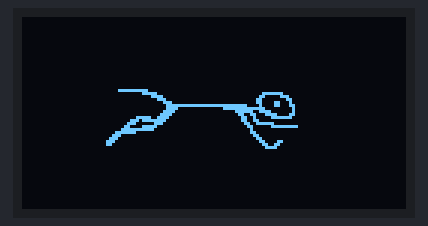
The sketch below on a simulated Arduino Uno, built with avr-gcc and run on an emulated ATmega328P. On the bench: 128×64 one-colour display.

Above: at 0.28 s.
At 1.62 s:
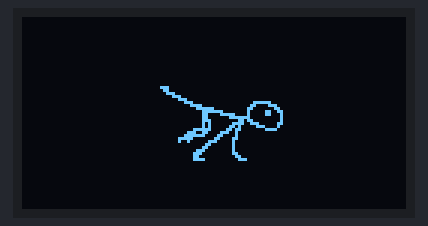
At 3.42 s:
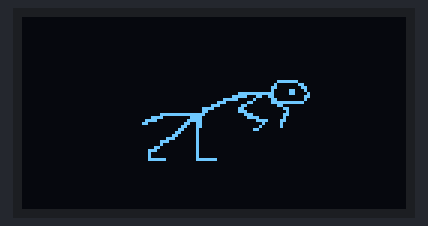
At 7.93 s:
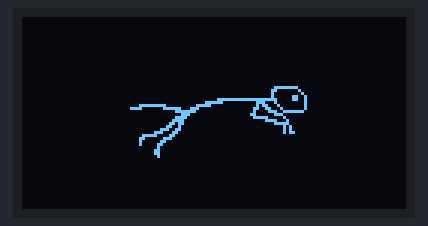
At 17.36 s:
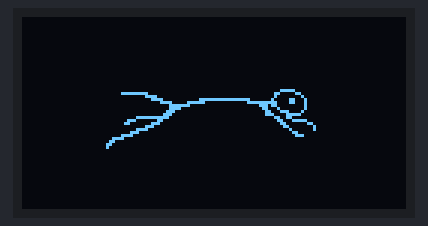
At 39.95 s:
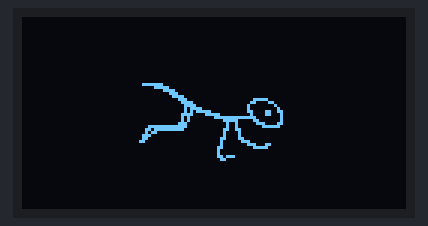

The sketch:

animation.ino
```cpp
/*--------------------------------------------------------------
  Program:      animation

  Description:  Test the Adafruit 128x64 OLED FeatherWing
                display with an animation

  Hardware:     Adafruit Feather Huzzah with Adafruit 128x64
                OLED FeatherWing

  Software:     Developed using arduino-cli 0.21.0.

  Date:         09FEB2022

  Author:       Nicholas Wilde 0x08b7d7a3
--------------------------------------------------------------*/

#include <SPI.h>
#include <Wire.h>
#include <Adafruit_GFX.h>
#include <Adafruit_SH110X.h>

#define SCREEN_WIDTH 128 // OLED display width, in pixels
#define SCREEN_HEIGHT 64 // OLED display height, in pixels

Adafruit_SH1107 display = Adafruit_SH1107(SCREEN_HEIGHT, SCREEN_WIDTH, &Wire);

// interval between the animation frames
int frame_delay = 420;

const int16_t width = 80;
const int16_t height = 32;

const int16_t x = (SCREEN_WIDTH-width)/2;
const int16_t y = (SCREEN_HEIGHT-height)/2;

const unsigned char Frame1 [] PROGMEM = {
  0x00, 0x00, 0x00, 0x00, 0x00, 0x00, 0x00, 0x00, 0x00, 0x00, 0x00, 0x00, 0x00, 0x00, 0x00, 0x00,
  0x00, 0x00, 0x00, 0x00, 0x00, 0x00, 0x00, 0x00, 0x00, 0x00, 0x00, 0x00, 0x00, 0x00, 0x00, 0x00,
  0x00, 0x00, 0x00, 0x00, 0x00, 0x00, 0x00, 0x00, 0x00, 0x00, 0x00, 0x00, 0x00, 0x00, 0x00, 0x00,
  0x00, 0x00, 0x00, 0x00, 0x00, 0x00, 0x00, 0x00, 0x00, 0x00, 0x00, 0x00, 0x00, 0x00, 0x00, 0x00,
  0x00, 0x00, 0x00, 0x00, 0x00, 0x00, 0x00, 0x00, 0x00, 0x00, 0x00, 0x00, 0x00, 0x00, 0x00, 0x00,
  0x00, 0xff, 0xc0, 0x00, 0x00, 0x00, 0x00, 0x00, 0x00, 0x00, 0x00, 0x00, 0xf8, 0x00, 0x00, 0x00,
  0x00, 0xfe, 0x00, 0x00, 0x00, 0x00, 0x1e, 0x00, 0x00, 0x00, 0x01, 0x83, 0x80, 0x00, 0x00, 0x00,
  0x07, 0x00, 0x00, 0x00, 0x03, 0x00, 0xc0, 0x00, 0x00, 0x00, 0x01, 0xc0, 0x00, 0x00, 0x03, 0x0c,
  0x40, 0x00, 0x00, 0x00, 0x00, 0xff, 0xff, 0xff, 0xe1, 0x0c, 0x60, 0x00, 0x00, 0x00, 0x00, 0xf0,
  0x00, 0x1f, 0xff, 0x80, 0x20, 0x00, 0x00, 0x00, 0x01, 0xe0, 0x00, 0x01, 0xf9, 0xe0, 0x20, 0x00,
  0x00, 0x00, 0x03, 0xc0, 0x00, 0x00, 0xcc, 0x78, 0x60, 0x00, 0x00, 0x03, 0xe7, 0x80, 0x00, 0x00,
  0x64, 0x1f, 0xc0, 0x00, 0x00, 0x0e, 0xff, 0x00, 0x00, 0x00, 0x66, 0x00, 0x00, 0x00, 0x00, 0x1c,
  0x0e, 0x00, 0x00, 0x00, 0x33, 0xf0, 0x00, 0x00, 0x00, 0x30, 0xf8, 0x00, 0x00, 0x00, 0x18, 0x1f,
  0xf0, 0x00, 0x00, 0x7f, 0xf0, 0x00, 0x00, 0x00, 0x08, 0x00, 0x00, 0x00, 0x01, 0xfc, 0x00, 0x00,
  0x00, 0x00, 0x0c, 0x00, 0x00, 0x00, 0x03, 0x80, 0x00, 0x00, 0x00, 0x00, 0x06, 0x00, 0x00, 0x00,
  0x07, 0x00, 0x00, 0x00, 0x00, 0x00, 0x03, 0x00, 0x00, 0x00, 0x0e, 0x00, 0x00, 0x00, 0x00, 0x00,
  0x01, 0x86, 0x00, 0x00, 0x0c, 0x00, 0x00, 0x00, 0x00, 0x00, 0x00, 0xcc, 0x00, 0x00, 0x00, 0x00,
  0x00, 0x00, 0x00, 0x00, 0x00, 0x78, 0x00, 0x00, 0x00, 0x00, 0x00, 0x00, 0x00, 0x00, 0x00, 0x00,
  0x00, 0x00, 0x00, 0x00, 0x00, 0x00, 0x00, 0x00, 0x00, 0x00, 0x00, 0x00, 0x00, 0x00, 0x00, 0x00,
  0x00, 0x00, 0x00, 0x00, 0x00, 0x00, 0x00, 0x00, 0x00, 0x00, 0x00, 0x00, 0x00, 0x00, 0x00, 0x00
};
// 'Frame2', 80x32px
const unsigned char Frame2 [] PROGMEM = {
  0x00, 0x00, 0x00, 0x00, 0x00, 0x00, 0x00, 0x00, 0x00, 0x00, 0x00, 0x00, 0x00, 0x00, 0x00, 0x00,
  0x00, 0x00, 0x00, 0x00, 0x00, 0x00, 0x00, 0x00, 0x00, 0x00, 0x00, 0x00, 0x00, 0x00, 0x00, 0x00,
  0x00, 0x00, 0x00, 0x00, 0x00, 0x00, 0x00, 0x00, 0x00, 0x00, 0x00, 0x00, 0x00, 0x00, 0x00, 0x00,
  0x00, 0x00, 0x00, 0x00, 0x00, 0x00, 0x00, 0x00, 0x00, 0x00, 0x00, 0x00, 0x00, 0x00, 0x00, 0x00,
  0x00, 0x00, 0x00, 0x00, 0x00, 0x00, 0x00, 0x3f, 0xc0, 0x00, 0x00, 0x00, 0x00, 0x00, 0x00, 0x00,
  0x00, 0x70, 0xf8, 0x00, 0x00, 0x00, 0x00, 0x00, 0x00, 0x00, 0x00, 0x00, 0x3c, 0x00, 0x00, 0x00,
  0x00, 0x00, 0x00, 0x00, 0x00, 0x00, 0x0e, 0x00, 0x00, 0x00, 0x03, 0x80, 0x00, 0x00, 0x00, 0x00,
  0x03, 0x80, 0x00, 0x00, 0x0f, 0xf0, 0x00, 0x00, 0x00, 0x00, 0x01, 0xc0, 0x00, 0x00, 0x08, 0x18,
  0x00, 0x00, 0x00, 0x00, 0x00, 0xe0, 0x00, 0x00, 0x18, 0x0c, 0x00, 0x00, 0x00, 0x00, 0x00, 0xfe,
  0x00, 0x00, 0x18, 0x66, 0x00, 0x00, 0x00, 0x00, 0x00, 0xdf, 0xf8, 0x00, 0x08, 0x66, 0x00, 0x00,
  0x00, 0x00, 0x01, 0xb8, 0xff, 0xff, 0xfc, 0x02, 0x00, 0x00, 0x00, 0x00, 0x01, 0xb0, 0x01, 0xfe,
  0x06, 0x02, 0x00, 0x00, 0x00, 0x00, 0x03, 0x60, 0x00, 0x32, 0x03, 0x86, 0x00, 0x00, 0x00, 0x03,
  0xff, 0xc0, 0x00, 0x33, 0x80, 0xfc, 0x00, 0x00, 0x00, 0x07, 0x07, 0x80, 0x00, 0x10, 0xe0, 0x01,
  0x00, 0x00, 0x00, 0x7f, 0xff, 0x00, 0x00, 0x10, 0x38, 0x03, 0x00, 0x00, 0x00, 0x7f, 0xfe, 0x00,
  0x00, 0x18, 0x0f, 0x86, 0x00, 0x00, 0x00, 0xc8, 0x00, 0x00, 0x00, 0x08, 0x00, 0xfc, 0x00, 0x00,
  0x01, 0x80, 0x00, 0x00, 0x00, 0x08, 0x00, 0x00, 0x00, 0x00, 0x03, 0x00, 0x00, 0x00, 0x00, 0x0c,
  0x00, 0x00, 0x00, 0x00, 0x02, 0x00, 0x00, 0x00, 0x00, 0x04, 0x00, 0x00, 0x00, 0x00, 0x00, 0x00,
  0x00, 0x00, 0x00, 0x06, 0x00, 0x00, 0x00, 0x00, 0x00, 0x00, 0x00, 0x00, 0x00, 0x02, 0x00, 0x00,
  0x00, 0x00, 0x00, 0x00, 0x00, 0x00, 0x00, 0x03, 0x06, 0x00, 0x00, 0x00, 0x00, 0x00, 0x00, 0x00,
  0x00, 0x01, 0x8c, 0x00, 0x00, 0x00, 0x00, 0x00, 0x00, 0x00, 0x00, 0x00, 0xf8, 0x00, 0x00, 0x00
};
// 'Frame3', 80x32px
const unsigned char Frame3 [] PROGMEM = {
  0x00, 0x00, 0x00, 0x00, 0x00, 0x00, 0x00, 0x00, 0x00, 0x00, 0x00, 0x00, 0x00, 0x00, 0x00, 0x00,
  0x00, 0x00, 0x00, 0x00, 0x00, 0x00, 0x00, 0x00, 0x00, 0x00, 0x00, 0x00, 0x00, 0x00, 0x00, 0x00,
  0x00, 0x00, 0x00, 0x00, 0x00, 0x00, 0x00, 0x00, 0x00, 0x00, 0x00, 0x00, 0x00, 0x00, 0x00, 0x00,
  0x00, 0x00, 0x00, 0x00, 0x00, 0x00, 0x00, 0x00, 0x00, 0x00, 0x00, 0x00, 0x00, 0x00, 0xfe, 0x00,
  0x00, 0x00, 0x00, 0x00, 0x00, 0x00, 0x00, 0x00, 0x0f, 0x80, 0x00, 0x00, 0x00, 0x00, 0x00, 0x00,
  0x00, 0x00, 0x01, 0xe0, 0x00, 0x00, 0x00, 0x00, 0x00, 0x00, 0x00, 0x00, 0x00, 0x70, 0x00, 0x00,
  0x00, 0x00, 0x00, 0x00, 0x00, 0x00, 0x00, 0x3c, 0x00, 0x00, 0x00, 0x00, 0x00, 0x00, 0x00, 0x00,
  0x00, 0x0e, 0x00, 0x00, 0x07, 0xc0, 0x00, 0x00, 0x00, 0x00, 0x00, 0x07, 0x80, 0x00, 0x0c, 0x30,
  0x00, 0x00, 0x00, 0x00, 0x00, 0x03, 0xc0, 0x00, 0x10, 0x08, 0x00, 0x00, 0x00, 0x00, 0x00, 0x02,
  0xf0, 0x00, 0x10, 0x04, 0x00, 0x00, 0x00, 0x00, 0x00, 0x02, 0xbe, 0x00, 0x18, 0x66, 0x00, 0x00,
  0x00, 0x00, 0x00, 0x07, 0x87, 0xc0, 0x08, 0x62, 0x00, 0x00, 0x00, 0x00, 0x00, 0x05, 0x00, 0xff,
  0xfc, 0x02, 0x00, 0x00, 0x00, 0x00, 0x00, 0x05, 0x00, 0x1f, 0x06, 0x02, 0x00, 0x00, 0x00, 0x00,
  0x00, 0x0e, 0x00, 0x09, 0x03, 0x86, 0x00, 0x00, 0x00, 0x00, 0x3f, 0xfe, 0x00, 0x09, 0x00, 0xfc,
  0x00, 0x00, 0x00, 0x00, 0x6f, 0xfc, 0x00, 0x19, 0x80, 0x00, 0x00, 0x00, 0x00, 0x00, 0x58, 0x00,
  0x00, 0x10, 0x80, 0x00, 0x00, 0x00, 0x00, 0x00, 0xe0, 0x00, 0x00, 0x10, 0x80, 0x00, 0x00, 0x00,
  0x00, 0x00, 0xc0, 0x00, 0x00, 0x30, 0xc0, 0x00, 0x00, 0x00, 0x00, 0x01, 0x80, 0x00, 0x00, 0x20,
  0x70, 0x00, 0x00, 0x00, 0x00, 0x00, 0x00, 0x00, 0x00, 0x20, 0x1c, 0x60, 0x00, 0x00, 0x00, 0x00,
  0x00, 0x00, 0x00, 0x60, 0x07, 0xc0, 0x00, 0x00, 0x00, 0x00, 0x00, 0x00, 0x00, 0x40, 0x00, 0x00,
  0x00, 0x00, 0x00, 0x00, 0x00, 0x00, 0x00, 0x40, 0x00, 0x00, 0x00, 0x00, 0x00, 0x00, 0x00, 0x00,
  0x00, 0x6e, 0x00, 0x00, 0x00, 0x00, 0x00, 0x00, 0x00, 0x00, 0x00, 0x30, 0x00, 0x00, 0x00, 0x00
};
// 'Frame4', 80x32px
const unsigned char Frame4 [] PROGMEM = {
  0x00, 0x00, 0x00, 0x00, 0x00, 0x00, 0x00, 0x00, 0x00, 0x00, 0x00, 0x00, 0x00, 0x00, 0x00, 0x00,
  0x00, 0x00, 0x00, 0x00, 0x00, 0x00, 0x00, 0x00, 0x00, 0x00, 0x00, 0x00, 0x00, 0x00, 0x00, 0x00,
  0x00, 0x00, 0x00, 0x00, 0x00, 0x00, 0x00, 0x00, 0x00, 0x00, 0x00, 0x00, 0x00, 0x00, 0x00, 0x00,
  0x00, 0x00, 0x00, 0x00, 0x00, 0x00, 0x00, 0x00, 0x00, 0x00, 0x00, 0x00, 0x00, 0x00, 0x00, 0x00,
  0x00, 0x00, 0x00, 0x00, 0x00, 0x00, 0x00, 0x00, 0x03, 0x80, 0x00, 0x00, 0x00, 0x00, 0x00, 0x00,
  0x00, 0x00, 0x01, 0x80, 0x00, 0x00, 0x00, 0x00, 0x00, 0x00, 0x00, 0x00, 0x00, 0xe0, 0x00, 0x00,
  0x00, 0x00, 0x00, 0x00, 0x00, 0x00, 0x00, 0x38, 0x00, 0x00, 0x00, 0x00, 0x00, 0x00, 0x00, 0x00,
  0x00, 0x0e, 0x00, 0x00, 0x00, 0x00, 0x00, 0x00, 0x00, 0x00, 0x00, 0x03, 0x80, 0x00, 0x07, 0xe0,
  0x00, 0x00, 0x00, 0x00, 0x00, 0x00, 0xf0, 0x00, 0x0c, 0x38, 0x00, 0x00, 0x00, 0x00, 0x00, 0x00,
  0x3f, 0x00, 0x18, 0x0c, 0x00, 0x00, 0x00, 0x00, 0x00, 0x00, 0x0f, 0xe0, 0x10, 0x66, 0x00, 0x00,
  0x00, 0x00, 0x00, 0x00, 0x0c, 0x3e, 0x10, 0x62, 0x00, 0x00, 0x00, 0x00, 0x00, 0x00, 0x0c, 0x07,
  0xf0, 0x02, 0x00, 0x00, 0x00, 0x00, 0x00, 0x00, 0x0e, 0x00, 0xd8, 0x02, 0x00, 0x00, 0x00, 0x00,
  0x00, 0x00, 0x0a, 0x03, 0xce, 0x06, 0x00, 0x00, 0x00, 0x00, 0x00, 0x00, 0x0a, 0x06, 0x83, 0x84,
  0x00, 0x00, 0x00, 0x00, 0x00, 0x00, 0x7e, 0x0d, 0x80, 0x78, 0x00, 0x00, 0x00, 0x00, 0x00, 0x01,
  0xcc, 0x39, 0x00, 0x00, 0x00, 0x00, 0x00, 0x00, 0x00, 0x03, 0xf8, 0x61, 0x00, 0x00, 0x00, 0x00,
  0x00, 0x00, 0x00, 0x0f, 0x80, 0xc3, 0x00, 0x00, 0x00, 0x00, 0x00, 0x00, 0x00, 0x09, 0x03, 0x82,
  0x00, 0x00, 0x00, 0x00, 0x00, 0x00, 0x00, 0x00, 0x06, 0x02, 0x00, 0x00, 0x00, 0x00, 0x00, 0x00,
  0x00, 0x00, 0x0c, 0x02, 0x00, 0x00, 0x00, 0x00, 0x00, 0x00, 0x00, 0x00, 0x38, 0x02, 0x00, 0x00,
  0x00, 0x00, 0x00, 0x00, 0x00, 0x00, 0x70, 0x03, 0x00, 0x00, 0x00, 0x00, 0x00, 0x00, 0x00, 0x00,
  0x60, 0x01, 0x80, 0x00, 0x00, 0x00, 0x00, 0x00, 0x00, 0x00, 0x78, 0x00, 0xe0, 0x00, 0x00, 0x00
};
// 'Frame5', 80x32px
const unsigned char Frame5 [] PROGMEM = {
  0x00, 0x00, 0x00, 0x00, 0x00, 0x00, 0x00, 0x00, 0x00, 0x00, 0x00, 0x00, 0x00, 0x00, 0x00, 0x00,
  0x00, 0x00, 0x00, 0x00, 0x00, 0x00, 0x00, 0x00, 0x00, 0x00, 0x00, 0x00, 0x00, 0x00, 0x00, 0x00,
  0x00, 0x00, 0x00, 0x00, 0x00, 0x00, 0x00, 0x00, 0x00, 0x00, 0x00, 0x00, 0x00, 0x00, 0x00, 0x00,
  0x00, 0x00, 0x00, 0x00, 0x00, 0x00, 0x00, 0x00, 0x00, 0x00, 0x00, 0x00, 0x00, 0x00, 0x00, 0x00,
  0x00, 0x00, 0x00, 0x00, 0x00, 0x00, 0x00, 0x00, 0x00, 0x00, 0x00, 0x00, 0x00, 0x00, 0x00, 0x00,
  0x00, 0x00, 0x00, 0x00, 0x00, 0x00, 0x00, 0x00, 0x00, 0x00, 0x00, 0x00, 0x00, 0x00, 0x00, 0x00,
  0x00, 0x00, 0x00, 0x00, 0x00, 0x00, 0x00, 0x00, 0x00, 0x00, 0x00, 0x00, 0x00, 0x00, 0x00, 0x00,
  0x00, 0x00, 0x00, 0x00, 0x00, 0x00, 0x00, 0x00, 0x00, 0x00, 0x08, 0x00, 0x00, 0x00, 0x03, 0xf8,
  0x00, 0x00, 0x00, 0x00, 0x0c, 0x00, 0x00, 0xff, 0x0c, 0x06, 0x00, 0x00, 0x00, 0x00, 0x04, 0x00,
  0x03, 0x83, 0xc8, 0x03, 0x00, 0x00, 0x00, 0x00, 0x03, 0x00, 0x06, 0x00, 0xf8, 0x19, 0x00, 0x00,
  0x00, 0x00, 0x01, 0xc0, 0x0c, 0x00, 0xd8, 0x19, 0x80, 0x00, 0x00, 0x00, 0x00, 0x70, 0x18, 0x00,
  0x88, 0x00, 0x80, 0x00, 0x00, 0x00, 0x00, 0x1f, 0xf8, 0x00, 0x8e, 0x00, 0x80, 0x00, 0x00, 0x00,
  0x00, 0x00, 0x1c, 0x01, 0x83, 0x07, 0x00, 0x00, 0x00, 0x00, 0x00, 0x00, 0x0f, 0x01, 0x00, 0xfc,
  0x00, 0x00, 0x00, 0x00, 0x00, 0x00, 0x07, 0xc7, 0x00, 0x00, 0x00, 0x00, 0x00, 0x00, 0x00, 0x00,
  0x02, 0x5e, 0x00, 0x00, 0x00, 0x00, 0x00, 0x00, 0x00, 0x00, 0x03, 0x56, 0x00, 0x00, 0x00, 0x00,
  0x00, 0x00, 0x00, 0x00, 0x01, 0x76, 0x00, 0x00, 0x00, 0x00, 0x00, 0x00, 0x00, 0x00, 0x01, 0xe4,
  0x00, 0x00, 0x00, 0x00, 0x00, 0x00, 0x00, 0x00, 0x01, 0x8c, 0x00, 0x00, 0x00, 0x00, 0x00, 0x00,
  0x00, 0x00, 0x03, 0x08, 0x00, 0x00, 0x00, 0x00, 0x00, 0x00, 0x00, 0x00, 0x06, 0x08, 0x00, 0x00,
  0x00, 0x00, 0x00, 0x00, 0x00, 0x00, 0x04, 0x08, 0x00, 0x00, 0x00, 0x00, 0x00, 0x00, 0x00, 0x00,
  0x0c, 0x08, 0x00, 0x00, 0x00, 0x00, 0x00, 0x00, 0x00, 0x00, 0x08, 0x00, 0x00, 0x00, 0x00, 0x00
};
// 'Frame6', 80x32px
const unsigned char Frame6 [] PROGMEM = {
  0x00, 0x00, 0x00, 0x00, 0x00, 0x00, 0x00, 0x00, 0x00, 0x00, 0x00, 0x00, 0x00, 0x00, 0x00, 0x00,
  0x00, 0x00, 0x00, 0x00, 0x00, 0x00, 0x00, 0x00, 0x00, 0x00, 0x00, 0x00, 0x00, 0x00, 0x00, 0x00,
  0x00, 0x00, 0x00, 0x00, 0x00, 0x00, 0x00, 0x00, 0x00, 0x00, 0x00, 0x00, 0x00, 0x00, 0x00, 0x00,
  0x00, 0x00, 0x00, 0x00, 0x00, 0x00, 0x00, 0x00, 0x00, 0x00, 0x00, 0x00, 0x00, 0x00, 0x00, 0x00,
  0x00, 0x00, 0x00, 0x00, 0x00, 0x00, 0x00, 0x00, 0x00, 0x00, 0x00, 0x00, 0x00, 0x00, 0x00, 0x00,
  0x00, 0x00, 0x00, 0x00, 0x3f, 0x00, 0x00, 0x00, 0x00, 0x00, 0x00, 0x00, 0x00, 0x00, 0x61, 0xc0,
  0x00, 0x00, 0x00, 0x00, 0x00, 0x00, 0x00, 0x00, 0x80, 0x60, 0x00, 0x00, 0x00, 0x00, 0x00, 0x00,
  0x00, 0x01, 0x00, 0x30, 0xff, 0x00, 0x00, 0x00, 0x00, 0x00, 0x00, 0x02, 0x00, 0x19, 0x81, 0xc0,
  0x00, 0x00, 0x00, 0x00, 0x00, 0x02, 0x00, 0x1f, 0x00, 0x60, 0x00, 0x00, 0x00, 0x00, 0x00, 0x06,
  0x00, 0x7e, 0x06, 0x20, 0x00, 0x00, 0x00, 0x00, 0x00, 0x04, 0x00, 0xd2, 0x06, 0x20, 0x00, 0x00,
  0x00, 0x10, 0x00, 0x08, 0x01, 0x92, 0x00, 0x60, 0x00, 0x00, 0x00, 0x10, 0x00, 0x08, 0x01, 0x33,
  0x00, 0xc0, 0x00, 0x00, 0x00, 0x18, 0x00, 0x18, 0x03, 0x61, 0xe3, 0x00, 0x00, 0x00, 0x00, 0x0c,
  0x00, 0x10, 0x03, 0xc0, 0x3c, 0x00, 0x00, 0x00, 0x00, 0x06, 0x00, 0x1f, 0x86, 0xc0, 0x00, 0x00,
  0x00, 0x00, 0x00, 0x03, 0x00, 0x7c, 0xfe, 0x80, 0x00, 0x00, 0x00, 0x00, 0x00, 0x01, 0xc1, 0xc7,
  0xe5, 0x80, 0x00, 0x00, 0x00, 0x00, 0x00, 0x00, 0x7f, 0x80, 0x3f, 0x00, 0x00, 0x00, 0x00, 0x00,
  0x00, 0x00, 0x00, 0x00, 0x1b, 0x99, 0x00, 0x00, 0x00, 0x00, 0x00, 0x00, 0x00, 0x00, 0x3e, 0xf3,
  0x00, 0x00, 0x00, 0x00, 0x00, 0x00, 0x00, 0x00, 0x37, 0xc6, 0x00, 0x00, 0x00, 0x00, 0x00, 0x00,
  0x00, 0x00, 0xdb, 0xec, 0x00, 0x00, 0x00, 0x00, 0x00, 0x00, 0x00, 0x00, 0xf0, 0xb8, 0x00, 0x00,
  0x00, 0x00, 0x00, 0x00, 0x00, 0x01, 0x60, 0x00, 0x00, 0x00, 0x00, 0x00, 0x00, 0x00, 0x00, 0x03,
  0x40, 0x00, 0x00, 0x00, 0x00, 0x00, 0x00, 0x00, 0x00, 0x03, 0x80, 0x00, 0x00, 0x00, 0x00, 0x00
};
// 'Frame7', 80x32px
const unsigned char Frame7 [] PROGMEM = {
  0x00, 0x00, 0x00, 0x00, 0x00, 0x00, 0x00, 0x00, 0x00, 0x00, 0x00, 0x00, 0x00, 0x00, 0x00, 0x00,
  0x00, 0x00, 0x00, 0x00, 0x00, 0x00, 0x00, 0x00, 0x00, 0x00, 0x00, 0x00, 0x00, 0x00, 0x00, 0x00,
  0x00, 0x00, 0x00, 0x00, 0x00, 0x00, 0x00, 0x00, 0x00, 0x00, 0x00, 0x00, 0x00, 0x00, 0x00, 0x00,
  0x00, 0x00, 0x00, 0x00, 0x00, 0x00, 0x00, 0x00, 0x00, 0x00, 0x00, 0x00, 0x00, 0x00, 0x00, 0x00,
  0x00, 0x00, 0x00, 0x00, 0x00, 0x00, 0x00, 0x00, 0x00, 0x00, 0x00, 0x00, 0x00, 0x00, 0x00, 0x00,
  0x00, 0x00, 0x00, 0x00, 0x00, 0x00, 0x00, 0x00, 0x00, 0x00, 0x00, 0x00, 0x00, 0x00, 0x00, 0x3f,
  0xe0, 0x7f, 0x80, 0x00, 0x00, 0x00, 0x00, 0x00, 0x00, 0xe0, 0x79, 0x80, 0x40, 0x00, 0x00, 0x00,
  0x00, 0x00, 0x01, 0xc0, 0x1d, 0x00, 0x20, 0x00, 0x00, 0x00, 0x00, 0x00, 0x03, 0x00, 0x3f, 0x03,
  0x10, 0x00, 0x00, 0x00, 0x00, 0x00, 0x06, 0x00, 0x67, 0x03, 0x10, 0x00, 0x00, 0x00, 0x00, 0x00,
  0x0c, 0x00, 0xc5, 0x80, 0x10, 0x00, 0x00, 0x00, 0x00, 0x00, 0x08, 0x01, 0x84, 0xc0, 0x60, 0x00,
  0x00, 0x00, 0x00, 0x00, 0x18, 0x03, 0x04, 0x7f, 0x80, 0x00, 0x00, 0x00, 0x00, 0x00, 0x30, 0x02,
  0x04, 0x00, 0x00, 0x00, 0x00, 0x00, 0xc0, 0x00, 0x30, 0x01, 0x04, 0x00, 0x00, 0x00, 0x00, 0x00,
  0x70, 0x00, 0xf0, 0x01, 0x04, 0x00, 0x00, 0x00, 0x00, 0x00, 0x1f, 0x0f, 0xfc, 0x01, 0x8c, 0x00,
  0x00, 0x00, 0x00, 0x00, 0x01, 0xf8, 0x3e, 0x00, 0x88, 0x00, 0x00, 0x00, 0x00, 0x00, 0x00, 0x00,
  0x37, 0x00, 0x98, 0x00, 0x00, 0x00, 0x00, 0x00, 0x00, 0x00, 0x21, 0x03, 0x10, 0x00, 0x00, 0x00,
  0x00, 0x00, 0x00, 0x00, 0x21, 0x86, 0x60, 0x00, 0x00, 0x00, 0x00, 0x00, 0x00, 0x00, 0x20, 0xc0,
  0xc0, 0x00, 0x00, 0x00, 0x00, 0x00, 0x00, 0x00, 0x30, 0x43, 0x80, 0x00, 0x00, 0x00, 0x00, 0x00,
  0x00, 0x00, 0x13, 0x60, 0x00, 0x00, 0x00, 0x00, 0x00, 0x00, 0x00, 0x00, 0x0e, 0x32, 0x00, 0x00,
  0x00, 0x00, 0x00, 0x00, 0x00, 0x00, 0x00, 0x1c, 0x00, 0x00, 0x00, 0x00, 0x00, 0x00, 0x00, 0x00,
  0x00, 0x00, 0x00, 0x00, 0x00, 0x00, 0x00, 0x00, 0x00, 0x00, 0x00, 0x00, 0x00, 0x00, 0x00, 0x00
};
// 'Frame8', 80x32px
const unsigned char Frame8 [] PROGMEM = {
  0x00, 0x00, 0x00, 0x00, 0x00, 0x00, 0x00, 0x00, 0x00, 0x00, 0x00, 0x00, 0x00, 0x00, 0x00, 0x00,
  0x00, 0x00, 0x00, 0x00, 0x00, 0x00, 0x00, 0x00, 0x00, 0x00, 0x00, 0x00, 0x00, 0x00, 0x00, 0x00,
  0x00, 0x00, 0x00, 0x00, 0x00, 0x00, 0x00, 0x00, 0x00, 0x00, 0x00, 0x00, 0x00, 0x00, 0x00, 0x00,
  0x00, 0x00, 0x00, 0x00, 0x00, 0x00, 0x00, 0x00, 0x00, 0x07, 0xf0, 0x00, 0x00, 0x00, 0x00, 0x00,
  0x00, 0x00, 0x00, 0x08, 0x0c, 0x00, 0x00, 0x00, 0x00, 0x00, 0x00, 0x00, 0x00, 0x18, 0x06, 0x00,
  0x00, 0x00, 0x00, 0x00, 0x00, 0x00, 0x00, 0x10, 0x62, 0x00, 0x00, 0x00, 0x00, 0x00, 0x00, 0x00,
  0xff, 0xf0, 0x61, 0x00, 0x00, 0x00, 0x00, 0x00, 0x00, 0x03, 0xe3, 0x30, 0x03, 0x00, 0x00, 0x00,
  0x00, 0x00, 0x00, 0x1f, 0x04, 0x18, 0x02, 0x00, 0x00, 0x00, 0x00, 0x00, 0x00, 0x70, 0x18, 0x1f,
  0xfc, 0x00, 0x00, 0x00, 0x00, 0x00, 0x01, 0xc0, 0x60, 0x06, 0x00, 0x00, 0x00, 0x00, 0x00, 0x00,
  0x0f, 0x00, 0xc0, 0x01, 0x80, 0x00, 0x00, 0x00, 0x00, 0x00, 0x0c, 0x00, 0xe0, 0x00, 0x80, 0x00,
  0x00, 0x00, 0x03, 0xff, 0xf8, 0x00, 0x38, 0x01, 0x80, 0x00, 0x00, 0x00, 0x1e, 0x00, 0xf0, 0x00,
  0x1e, 0x01, 0x00, 0x00, 0x00, 0x00, 0x78, 0x01, 0xf0, 0x00, 0x03, 0xc3, 0x00, 0x00, 0x00, 0x00,
  0xc0, 0x03, 0x30, 0x00, 0x00, 0x82, 0x00, 0x00, 0x00, 0x00, 0x00, 0x06, 0x30, 0x00, 0x01, 0x02,
  0x00, 0x00, 0x00, 0x00, 0x00, 0x0c, 0x20, 0x00, 0x06, 0x00, 0x00, 0x00, 0x00, 0x00, 0x00, 0x18,
  0x20, 0x00, 0x00, 0x00, 0x00, 0x00, 0x00, 0x00, 0x00, 0x30, 0x20, 0x00, 0x00, 0x00, 0x00, 0x00,
  0x00, 0x00, 0x00, 0xe0, 0x20, 0x00, 0x00, 0x00, 0x00, 0x00, 0x00, 0x00, 0x03, 0x80, 0x20, 0x00,
  0x00, 0x00, 0x00, 0x00, 0x00, 0x00, 0x02, 0x00, 0x20, 0x00, 0x00, 0x00, 0x00, 0x00, 0x00, 0x00,
  0x0c, 0x00, 0x20, 0x00, 0x00, 0x00, 0x00, 0x00, 0x00, 0x00, 0x38, 0x00, 0x20, 0x00, 0x00, 0x00,
  0x00, 0x00, 0x00, 0x00, 0x20, 0x00, 0x20, 0x00, 0x00, 0x00, 0x00, 0x00, 0x00, 0x00, 0x20, 0x00,
  0x20, 0x00, 0x00, 0x00, 0x00, 0x00, 0x00, 0x00, 0x3f, 0x00, 0x3f, 0x80, 0x00, 0x00, 0x00, 0x00
};
// 'Frame9', 80x32px
const unsigned char Frame9 [] PROGMEM = {
  0x00, 0x00, 0x00, 0x00, 0x00, 0x00, 0x00, 0x00, 0x00, 0x00, 0x00, 0x00, 0x00, 0x00, 0x00, 0x00,
  0x00, 0x00, 0x00, 0x00, 0x00, 0x00, 0x00, 0x00, 0x00, 0x00, 0x00, 0x00, 0x00, 0x00, 0x00, 0x00,
  0x00, 0x00, 0x00, 0x00, 0x00, 0x00, 0x00, 0x00, 0x00, 0x00, 0x00, 0x00, 0x00, 0x00, 0x00, 0x00,
  0x00, 0x00, 0x00, 0x00, 0x00, 0x00, 0x00, 0x00, 0x00, 0x00, 0x00, 0x00, 0x00, 0x00, 0x00, 0x00,
  0x00, 0x00, 0x00, 0x00, 0x00, 0x00, 0x00, 0x00, 0x00, 0x00, 0x00, 0x00, 0x00, 0x0f, 0xf0, 0x00,
  0x00, 0x00, 0x00, 0x00, 0x00, 0x00, 0x00, 0x18, 0x08, 0x00, 0x00, 0x00, 0x00, 0x00, 0x00, 0x00,
  0x00, 0x10, 0x04, 0x00, 0x00, 0x00, 0x00, 0x00, 0x00, 0x00, 0x00, 0x10, 0x32, 0x00, 0x00, 0x00,
  0x00, 0x00, 0x00, 0x7f, 0xff, 0xf8, 0x32, 0x00, 0x00, 0x00, 0x00, 0x00, 0x07, 0xe0, 0x03, 0x88,
  0x02, 0x00, 0x00, 0x01, 0xff, 0x00, 0x3e, 0x00, 0x02, 0xc4, 0x02, 0x00, 0x00, 0x0f, 0x01, 0xf8,
  0xe0, 0x00, 0x06, 0x62, 0x02, 0x00, 0x00, 0x00, 0x00, 0x1f, 0xc0, 0x00, 0x04, 0x39, 0xfc, 0x00,
  0x00, 0x00, 0x00, 0x07, 0x00, 0x00, 0x0c, 0x0e, 0x00, 0x00, 0x00, 0x00, 0x00, 0x1e, 0x00, 0x00,
  0x07, 0xc1, 0x00, 0x00, 0x00, 0x00, 0x00, 0x3c, 0x00, 0x00, 0x00, 0x78, 0x80, 0x00, 0x00, 0x00,
  0x00, 0x6c, 0x00, 0x00, 0x00, 0x0f, 0x80, 0x00, 0x00, 0x00, 0x00, 0xc8, 0x00, 0x00, 0x00, 0x01,
  0x40, 0x00, 0x00, 0x00, 0x03, 0x98, 0x00, 0x00, 0x00, 0x01, 0x40, 0x00, 0x00, 0x00, 0x0e, 0x30,
  0x00, 0x00, 0x00, 0x01, 0x60, 0x00, 0x00, 0x00, 0xf8, 0x60, 0x00, 0x00, 0x00, 0x00, 0x00, 0x00,
  0x00, 0x01, 0x81, 0xc0, 0x00, 0x00, 0x00, 0x00, 0x00, 0x00, 0x00, 0x01, 0x03, 0x00, 0x00, 0x00,
  0x00, 0x00, 0x00, 0x00, 0x00, 0x01, 0x06, 0x00, 0x00, 0x00, 0x00, 0x00, 0x00, 0x00, 0x00, 0x00,
  0x04, 0x00, 0x00, 0x00, 0x00, 0x00, 0x00, 0x00, 0x00, 0x00, 0x0c, 0x00, 0x00, 0x00, 0x00, 0x00,
  0x00, 0x00, 0x00, 0x00, 0x0c, 0x00, 0x00, 0x00, 0x00, 0x00, 0x00, 0x00, 0x00, 0x00, 0x04, 0x00,
  0x00, 0x00, 0x00, 0x00, 0x00, 0x00, 0x00, 0x00, 0x00, 0x00, 0x00, 0x00, 0x00, 0x00, 0x00, 0x00
};
// 'Frame10', 80x32px
const unsigned char Frame10 [] PROGMEM = {
  0x00, 0x00, 0x00, 0x00, 0x00, 0x00, 0x00, 0x00, 0x00, 0x00, 0x00, 0x00, 0x00, 0x00, 0x00, 0x00,
  0x00, 0x00, 0x00, 0x00, 0x00, 0x00, 0x00, 0x00, 0x00, 0x00, 0x00, 0x00, 0x00, 0x00, 0x00, 0x00,
  0x00, 0x00, 0x00, 0x00, 0x00, 0x00, 0x00, 0x00, 0x00, 0x00, 0x00, 0x00, 0x00, 0x00, 0x00, 0x00,
  0x00, 0x00, 0x00, 0x00, 0x00, 0x00, 0x00, 0x00, 0x00, 0x00, 0x00, 0x00, 0x00, 0x00, 0x00, 0x00,
  0x00, 0x00, 0x00, 0x00, 0x00, 0x00, 0x00, 0x00, 0x00, 0x00, 0x00, 0x00, 0x00, 0x00, 0x00, 0x00,
  0x00, 0x00, 0x00, 0x00, 0x00, 0x00, 0x00, 0x03, 0xe0, 0x00, 0x00, 0x7f, 0xc0, 0x00, 0x00, 0x00,
  0x00, 0x0c, 0x18, 0x00, 0x00, 0x00, 0x78, 0x00, 0x00, 0x00, 0x00, 0x08, 0x04, 0x00, 0x00, 0x00,
  0x1e, 0x00, 0x1f, 0xff, 0xf0, 0x10, 0x62, 0x00, 0x00, 0x00, 0x03, 0xc1, 0xf8, 0x00, 0x1f, 0xf8,
  0x62, 0x00, 0x00, 0x00, 0x00, 0x7f, 0x00, 0x00, 0x01, 0xd8, 0x02, 0x00, 0x00, 0x00, 0x00, 0x78,
  0x00, 0x00, 0x00, 0xc4, 0x02, 0x00, 0x00, 0x00, 0x00, 0xe0, 0x00, 0x00, 0x00, 0x63, 0x84, 0x00,
  0x00, 0x00, 0x01, 0xc0, 0x00, 0x00, 0x00, 0x70, 0xf8, 0x00, 0x00, 0x03, 0xff, 0x80, 0x00, 0x00,
  0x00, 0x0c, 0xc0, 0x00, 0x00, 0x1c, 0x06, 0x00, 0x00, 0x00, 0x00, 0x06, 0x3e, 0x00, 0x00, 0x30,
  0x1c, 0x00, 0x00, 0x00, 0x00, 0x03, 0x01, 0x80, 0x00, 0x00, 0x70, 0x00, 0x00, 0x00, 0x00, 0x01,
  0x80, 0x40, 0x00, 0x03, 0xc0, 0x00, 0x00, 0x00, 0x00, 0x00, 0x40, 0x40, 0x00, 0x0e, 0x00, 0x00,
  0x00, 0x00, 0x00, 0x00, 0x30, 0x00, 0x00, 0x78, 0x00, 0x00, 0x00, 0x00, 0x00, 0x00, 0x1c, 0x00,
  0x03, 0xc0, 0x00, 0x00, 0x00, 0x00, 0x00, 0x00, 0x00, 0x00, 0x06, 0x00, 0x00, 0x00, 0x00, 0x00,
  0x00, 0x00, 0x00, 0x00, 0x0c, 0x00, 0x00, 0x00, 0x00, 0x00, 0x00, 0x00, 0x00, 0x00, 0x08, 0x00,
  0x00, 0x00, 0x00, 0x00, 0x00, 0x00, 0x00, 0x00, 0x00, 0x00, 0x00, 0x00, 0x00, 0x00, 0x00, 0x00,
  0x00, 0x00, 0x00, 0x00, 0x00, 0x00, 0x00, 0x00, 0x00, 0x00, 0x00, 0x00, 0x00, 0x00, 0x00, 0x00,
  0x00, 0x00, 0x00, 0x00, 0x00, 0x00, 0x00, 0x00, 0x00, 0x00, 0x00, 0x00, 0x00, 0x00, 0x00, 0x00
};

const unsigned char* frames[] = {
  Frame1, Frame2, Frame3, Frame4, Frame5, Frame6, Frame7, Frame8, Frame9, Frame10
};

void setup() {
  display.begin(0x3C, true); // Address 0x3C default
  display.setRotation(1);
}

void loop() {
  for (int i=0; i<sizeof frames/sizeof frames[0]; i++) {
    showFrame(frames[i]);
  }
  if (frame_delay>100) frame_delay=frame_delay-50;
}

void showFrame(const unsigned char* frame){
  display.clearDisplay();
  display.drawBitmap(x,y,frame, width, height, 1);
  display.display();
  delay(frame_delay);
}
```

Measured:
- what the display in image 1 shows lasts 0.5 s, from 1.4 s to 1.9 s
